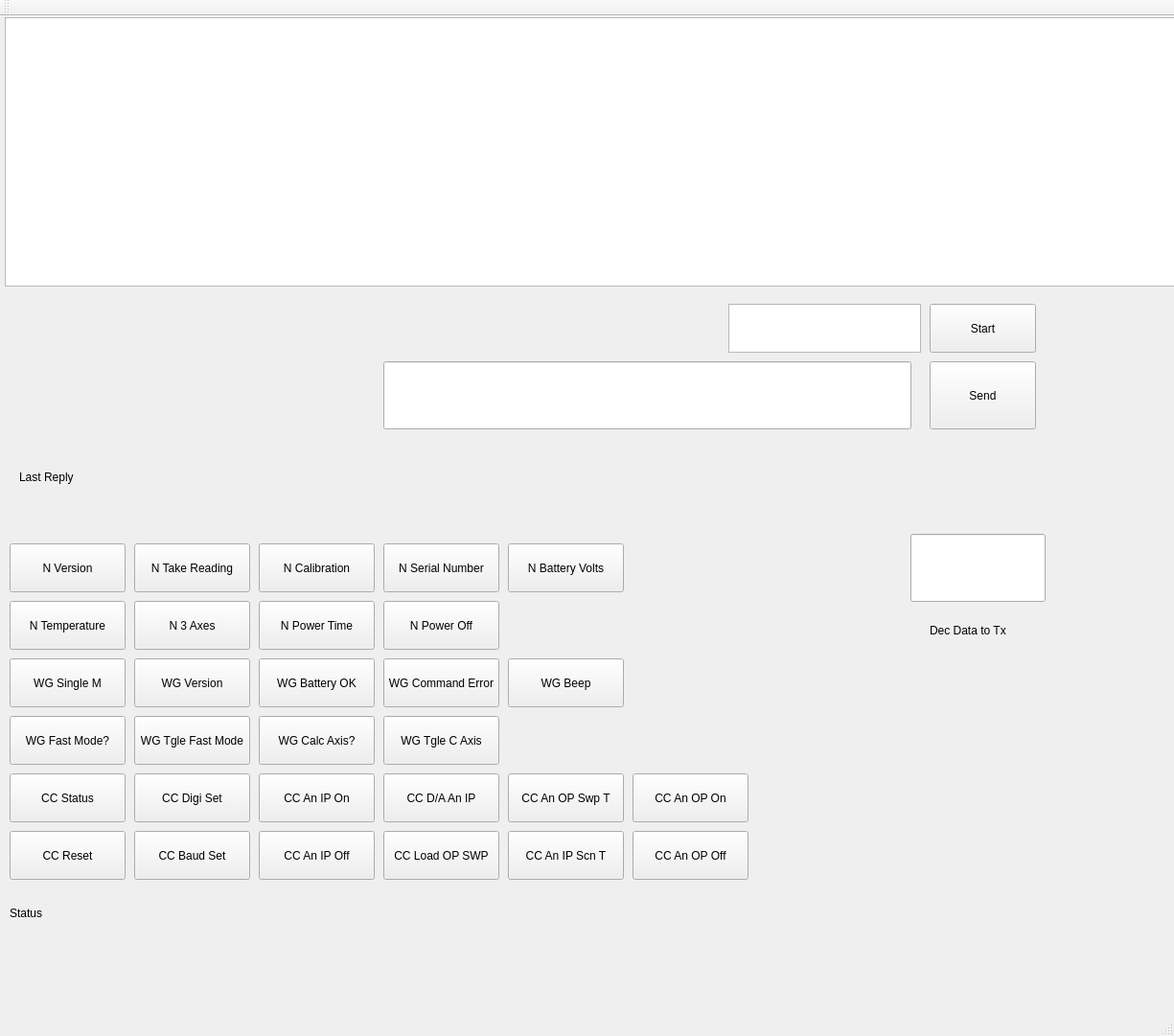
<?xml version="1.0" encoding="UTF-8"?>
<ui version="4.0">
 <class>MainWindow</class>
 <widget class="QMainWindow" name="MainWindow">
  <property name="geometry">
   <rect>
    <x>0</x>
    <y>0</y>
    <width>1225</width>
    <height>1081</height>
   </rect>
  </property>
  <property name="windowTitle">
   <string>MainWindow</string>
  </property>
  <widget class="QWidget" name="centralWidget">
   <widget class="QPushButton" name="btnStart">
    <property name="geometry">
     <rect>
      <x>970</x>
      <y>300</y>
      <width>111</width>
      <height>51</height>
     </rect>
    </property>
    <property name="text">
     <string>Start</string>
    </property>
   </widget>
   <widget class="QListWidget" name="lstSerialPorts">
    <property name="geometry">
     <rect>
      <x>760</x>
      <y>300</y>
      <width>201</width>
      <height>51</height>
     </rect>
    </property>
   </widget>
   <widget class="QLabel" name="lblStatus">
    <property name="geometry">
     <rect>
      <x>10</x>
      <y>910</y>
      <width>1061</width>
      <height>51</height>
     </rect>
    </property>
    <property name="text">
     <string>Status</string>
    </property>
    <property name="wordWrap">
     <bool>true</bool>
    </property>
   </widget>
   <widget class="QListWidget" name="lstReceived">
    <property name="geometry">
     <rect>
      <x>5</x>
      <y>1</y>
      <width>1231</width>
      <height>281</height>
     </rect>
    </property>
    <property name="font">
     <font>
      <pointsize>12</pointsize>
     </font>
    </property>
   </widget>
   <widget class="QPushButton" name="btnSentIt">
    <property name="geometry">
     <rect>
      <x>970</x>
      <y>360</y>
      <width>111</width>
      <height>71</height>
     </rect>
    </property>
    <property name="text">
     <string>Send</string>
    </property>
   </widget>
   <widget class="QLineEdit" name="lneTxText">
    <property name="geometry">
     <rect>
      <x>400</x>
      <y>360</y>
      <width>551</width>
      <height>71</height>
     </rect>
    </property>
   </widget>
   <widget class="QPushButton" name="btnNardaVersion">
    <property name="geometry">
     <rect>
      <x>10</x>
      <y>550</y>
      <width>121</width>
      <height>51</height>
     </rect>
    </property>
    <property name="text">
     <string>N Version</string>
    </property>
   </widget>
   <widget class="QPushButton" name="btnNardaTakeReading">
    <property name="geometry">
     <rect>
      <x>140</x>
      <y>550</y>
      <width>121</width>
      <height>51</height>
     </rect>
    </property>
    <property name="text">
     <string>N Take Reading</string>
    </property>
   </widget>
   <widget class="QPushButton" name="btnNardaCalibration">
    <property name="geometry">
     <rect>
      <x>270</x>
      <y>550</y>
      <width>121</width>
      <height>51</height>
     </rect>
    </property>
    <property name="text">
     <string>N Calibration</string>
    </property>
   </widget>
   <widget class="QPushButton" name="btnNardaSerialNumber">
    <property name="geometry">
     <rect>
      <x>400</x>
      <y>550</y>
      <width>121</width>
      <height>51</height>
     </rect>
    </property>
    <property name="text">
     <string>N Serial Number</string>
    </property>
   </widget>
   <widget class="QPushButton" name="btnNardaBatteryVoltage">
    <property name="geometry">
     <rect>
      <x>530</x>
      <y>550</y>
      <width>121</width>
      <height>51</height>
     </rect>
    </property>
    <property name="text">
     <string>N Battery Volts</string>
    </property>
   </widget>
   <widget class="QPushButton" name="btnNardaTemperature">
    <property name="geometry">
     <rect>
      <x>10</x>
      <y>610</y>
      <width>121</width>
      <height>51</height>
     </rect>
    </property>
    <property name="text">
     <string>N Temperature</string>
    </property>
   </widget>
   <widget class="QPushButton" name="btnNardaThreeAxes">
    <property name="geometry">
     <rect>
      <x>140</x>
      <y>610</y>
      <width>121</width>
      <height>51</height>
     </rect>
    </property>
    <property name="text">
     <string>N 3 Axes</string>
    </property>
   </widget>
   <widget class="QPushButton" name="btnNardaSetPowerOffTime">
    <property name="geometry">
     <rect>
      <x>270</x>
      <y>610</y>
      <width>121</width>
      <height>51</height>
     </rect>
    </property>
    <property name="text">
     <string>N Power Time</string>
    </property>
   </widget>
   <widget class="QPushButton" name="btnNardaPowerOff">
    <property name="geometry">
     <rect>
      <x>400</x>
      <y>610</y>
      <width>121</width>
      <height>51</height>
     </rect>
    </property>
    <property name="text">
     <string>N Power Off</string>
    </property>
   </widget>
   <widget class="QPushButton" name="btnWGQueryField">
    <property name="geometry">
     <rect>
      <x>10</x>
      <y>670</y>
      <width>121</width>
      <height>51</height>
     </rect>
    </property>
    <property name="text">
     <string>WG Single M</string>
    </property>
   </widget>
   <widget class="QPushButton" name="btnWGQueryVersion">
    <property name="geometry">
     <rect>
      <x>140</x>
      <y>670</y>
      <width>121</width>
      <height>51</height>
     </rect>
    </property>
    <property name="text">
     <string>WG Version</string>
    </property>
   </widget>
   <widget class="QPushButton" name="btnWGQueryBatteryOK">
    <property name="geometry">
     <rect>
      <x>270</x>
      <y>670</y>
      <width>121</width>
      <height>51</height>
     </rect>
    </property>
    <property name="text">
     <string>WG Battery OK</string>
    </property>
   </widget>
   <widget class="QPushButton" name="btnWGQueryCmdError">
    <property name="geometry">
     <rect>
      <x>400</x>
      <y>670</y>
      <width>121</width>
      <height>51</height>
     </rect>
    </property>
    <property name="text">
     <string>WG Command Error</string>
    </property>
   </widget>
   <widget class="QPushButton" name="btnWGBeep">
    <property name="geometry">
     <rect>
      <x>530</x>
      <y>670</y>
      <width>121</width>
      <height>51</height>
     </rect>
    </property>
    <property name="text">
     <string>WG Beep</string>
    </property>
   </widget>
   <widget class="QPushButton" name="btnWGQueryFastMode">
    <property name="geometry">
     <rect>
      <x>10</x>
      <y>730</y>
      <width>121</width>
      <height>51</height>
     </rect>
    </property>
    <property name="text">
     <string>WG Fast Mode?</string>
    </property>
   </widget>
   <widget class="QPushButton" name="btnWGToggleFastMode">
    <property name="geometry">
     <rect>
      <x>140</x>
      <y>730</y>
      <width>121</width>
      <height>51</height>
     </rect>
    </property>
    <property name="text">
     <string>WG Tgle Fast Mode</string>
    </property>
   </widget>
   <widget class="QPushButton" name="btnWGToggleCalcAxis">
    <property name="geometry">
     <rect>
      <x>400</x>
      <y>730</y>
      <width>121</width>
      <height>51</height>
     </rect>
    </property>
    <property name="text">
     <string>WG Tgle C Axis</string>
    </property>
   </widget>
   <widget class="QPushButton" name="btnWGQueryCalcAxis">
    <property name="geometry">
     <rect>
      <x>270</x>
      <y>730</y>
      <width>121</width>
      <height>51</height>
     </rect>
    </property>
    <property name="text">
     <string>WG Calc Axis?</string>
    </property>
   </widget>
   <widget class="QPushButton" name="btnCCQueryStatus">
    <property name="geometry">
     <rect>
      <x>10</x>
      <y>790</y>
      <width>121</width>
      <height>51</height>
     </rect>
    </property>
    <property name="text">
     <string>CC Status</string>
    </property>
   </widget>
   <widget class="QPushButton" name="btnCCSetReset">
    <property name="geometry">
     <rect>
      <x>10</x>
      <y>850</y>
      <width>121</width>
      <height>51</height>
     </rect>
    </property>
    <property name="text">
     <string>CC Reset</string>
    </property>
   </widget>
   <widget class="QLabel" name="lblLastReply">
    <property name="geometry">
     <rect>
      <x>20</x>
      <y>460</y>
      <width>111</width>
      <height>41</height>
     </rect>
    </property>
    <property name="text">
     <string>Last Reply</string>
    </property>
   </widget>
   <widget class="QLabel" name="lblLastReplyTxt">
    <property name="geometry">
     <rect>
      <x>140</x>
      <y>460</y>
      <width>941</width>
      <height>51</height>
     </rect>
    </property>
    <property name="text">
     <string/>
    </property>
   </widget>
   <widget class="QPushButton" name="btnCCSetDigitalOP">
    <property name="geometry">
     <rect>
      <x>140</x>
      <y>790</y>
      <width>121</width>
      <height>51</height>
     </rect>
    </property>
    <property name="text">
     <string>CC Digi Set</string>
    </property>
   </widget>
   <widget class="QLineEdit" name="lneDataDecValue">
    <property name="geometry">
     <rect>
      <x>950</x>
      <y>540</y>
      <width>141</width>
      <height>71</height>
     </rect>
    </property>
   </widget>
   <widget class="QLabel" name="lblHexData">
    <property name="geometry">
     <rect>
      <x>970</x>
      <y>620</y>
      <width>121</width>
      <height>41</height>
     </rect>
    </property>
    <property name="text">
     <string>Dec Data to Tx</string>
    </property>
   </widget>
   <widget class="QPushButton" name="btnCCSetAnIPOn">
    <property name="geometry">
     <rect>
      <x>270</x>
      <y>790</y>
      <width>121</width>
      <height>51</height>
     </rect>
    </property>
    <property name="text">
     <string>CC An IP On</string>
    </property>
   </widget>
   <widget class="QPushButton" name="btnCCSetAnIPOff">
    <property name="geometry">
     <rect>
      <x>270</x>
      <y>850</y>
      <width>121</width>
      <height>51</height>
     </rect>
    </property>
    <property name="text">
     <string>CC An IP Off</string>
    </property>
   </widget>
   <widget class="QPushButton" name="btnCCSetDAAnIP">
    <property name="geometry">
     <rect>
      <x>400</x>
      <y>790</y>
      <width>121</width>
      <height>51</height>
     </rect>
    </property>
    <property name="text">
     <string>CC D/A An IP</string>
    </property>
   </widget>
   <widget class="QPushButton" name="btnCCSetAnIPScanTime">
    <property name="geometry">
     <rect>
      <x>530</x>
      <y>850</y>
      <width>121</width>
      <height>51</height>
     </rect>
    </property>
    <property name="text">
     <string>CC An IP Scn T</string>
    </property>
   </widget>
   <widget class="QPushButton" name="btnCCSetAnOPSweepTime">
    <property name="geometry">
     <rect>
      <x>530</x>
      <y>790</y>
      <width>121</width>
      <height>51</height>
     </rect>
    </property>
    <property name="text">
     <string>CC An OP Swp T</string>
    </property>
   </widget>
   <widget class="QPushButton" name="btnCCSetBaudRate">
    <property name="geometry">
     <rect>
      <x>140</x>
      <y>850</y>
      <width>121</width>
      <height>51</height>
     </rect>
    </property>
    <property name="text">
     <string>CC Baud Set</string>
    </property>
   </widget>
   <widget class="QPushButton" name="btnCCSetAnOPOff">
    <property name="geometry">
     <rect>
      <x>660</x>
      <y>850</y>
      <width>121</width>
      <height>51</height>
     </rect>
    </property>
    <property name="text">
     <string>CC An OP Off</string>
    </property>
   </widget>
   <widget class="QPushButton" name="btnCCSetAnOPOn">
    <property name="geometry">
     <rect>
      <x>660</x>
      <y>790</y>
      <width>121</width>
      <height>51</height>
     </rect>
    </property>
    <property name="text">
     <string>CC An OP On</string>
    </property>
   </widget>
   <widget class="QPushButton" name="btnCCSetLoadOPSweep">
    <property name="geometry">
     <rect>
      <x>400</x>
      <y>850</y>
      <width>121</width>
      <height>51</height>
     </rect>
    </property>
    <property name="text">
     <string>CC Load OP SWP</string>
    </property>
   </widget>
  </widget>
  <widget class="QMenuBar" name="menuBar">
   <property name="geometry">
    <rect>
     <x>0</x>
     <y>0</y>
     <width>1225</width>
     <height>23</height>
    </rect>
   </property>
  </widget>
  <widget class="QToolBar" name="mainToolBar">
   <attribute name="toolBarArea">
    <enum>TopToolBarArea</enum>
   </attribute>
   <attribute name="toolBarBreak">
    <bool>false</bool>
   </attribute>
  </widget>
  <widget class="QStatusBar" name="statusBar"/>
 </widget>
 <layoutdefault spacing="6" margin="11"/>
 <resources/>
 <connections/>
</ui>
